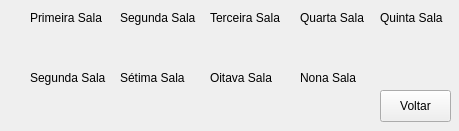
<?xml version="1.0" encoding="UTF-8"?>
<ui version="4.0">
 <class>diaver</class>
 <widget class="QWidget" name="diaver">
  <property name="geometry">
   <rect>
    <x>0</x>
    <y>0</y>
    <width>459</width>
    <height>131</height>
   </rect>
  </property>
  <property name="windowTitle">
   <string>Form</string>
  </property>
  <widget class="QLabel" name="label_2">
   <property name="geometry">
    <rect>
     <x>210</x>
     <y>10</y>
     <width>81</width>
     <height>16</height>
    </rect>
   </property>
   <property name="text">
    <string>Terceira Sala</string>
   </property>
  </widget>
  <widget class="QLabel" name="label_3">
   <property name="geometry">
    <rect>
     <x>300</x>
     <y>10</y>
     <width>71</width>
     <height>16</height>
    </rect>
   </property>
   <property name="text">
    <string>Quarta Sala</string>
   </property>
  </widget>
  <widget class="QLabel" name="label_4">
   <property name="geometry">
    <rect>
     <x>380</x>
     <y>10</y>
     <width>71</width>
     <height>16</height>
    </rect>
   </property>
   <property name="text">
    <string>Quinta Sala</string>
   </property>
  </widget>
  <widget class="QLabel" name="label_8">
   <property name="geometry">
    <rect>
     <x>210</x>
     <y>70</y>
     <width>71</width>
     <height>16</height>
    </rect>
   </property>
   <property name="text">
    <string>Oitava Sala</string>
   </property>
  </widget>
  <widget class="QLabel" name="label_9">
   <property name="geometry">
    <rect>
     <x>300</x>
     <y>70</y>
     <width>71</width>
     <height>16</height>
    </rect>
   </property>
   <property name="text">
    <string>Nona Sala</string>
   </property>
  </widget>
  <widget class="QLabel" name="label">
   <property name="geometry">
    <rect>
     <x>30</x>
     <y>10</y>
     <width>81</width>
     <height>16</height>
    </rect>
   </property>
   <property name="text">
    <string>Primeira Sala</string>
   </property>
  </widget>
  <widget class="QLabel" name="label_5">
   <property name="geometry">
    <rect>
     <x>30</x>
     <y>70</y>
     <width>81</width>
     <height>16</height>
    </rect>
   </property>
   <property name="text">
    <string>Segunda Sala</string>
   </property>
  </widget>
  <widget class="QLabel" name="label_6">
   <property name="geometry">
    <rect>
     <x>120</x>
     <y>10</y>
     <width>81</width>
     <height>16</height>
    </rect>
   </property>
   <property name="text">
    <string>Segunda Sala</string>
   </property>
  </widget>
  <widget class="QLabel" name="label_7">
   <property name="geometry">
    <rect>
     <x>120</x>
     <y>70</y>
     <width>71</width>
     <height>16</height>
    </rect>
   </property>
   <property name="text">
    <string>Sétima Sala</string>
   </property>
  </widget>
  <widget class="QLabel" name="label_10">
   <property name="geometry">
    <rect>
     <x>40</x>
     <y>40</y>
     <width>57</width>
     <height>16</height>
    </rect>
   </property>
   <property name="text">
    <string/>
   </property>
  </widget>
  <widget class="QLabel" name="label_11">
   <property name="geometry">
    <rect>
     <x>120</x>
     <y>40</y>
     <width>57</width>
     <height>16</height>
    </rect>
   </property>
   <property name="text">
    <string/>
   </property>
  </widget>
  <widget class="QLabel" name="label_12">
   <property name="geometry">
    <rect>
     <x>210</x>
     <y>40</y>
     <width>57</width>
     <height>16</height>
    </rect>
   </property>
   <property name="text">
    <string/>
   </property>
  </widget>
  <widget class="QLabel" name="label_13">
   <property name="geometry">
    <rect>
     <x>300</x>
     <y>40</y>
     <width>57</width>
     <height>16</height>
    </rect>
   </property>
   <property name="text">
    <string/>
   </property>
  </widget>
  <widget class="QLabel" name="label_14">
   <property name="geometry">
    <rect>
     <x>380</x>
     <y>40</y>
     <width>57</width>
     <height>16</height>
    </rect>
   </property>
   <property name="text">
    <string/>
   </property>
  </widget>
  <widget class="QLabel" name="label_15">
   <property name="geometry">
    <rect>
     <x>40</x>
     <y>100</y>
     <width>57</width>
     <height>16</height>
    </rect>
   </property>
   <property name="text">
    <string/>
   </property>
  </widget>
  <widget class="QLabel" name="label_16">
   <property name="geometry">
    <rect>
     <x>120</x>
     <y>100</y>
     <width>57</width>
     <height>16</height>
    </rect>
   </property>
   <property name="text">
    <string/>
   </property>
  </widget>
  <widget class="QLabel" name="label_17">
   <property name="geometry">
    <rect>
     <x>210</x>
     <y>100</y>
     <width>57</width>
     <height>16</height>
    </rect>
   </property>
   <property name="text">
    <string/>
   </property>
  </widget>
  <widget class="QLabel" name="label_18">
   <property name="geometry">
    <rect>
     <x>300</x>
     <y>100</y>
     <width>57</width>
     <height>16</height>
    </rect>
   </property>
   <property name="text">
    <string/>
   </property>
  </widget>
  <widget class="QPushButton" name="pushButton">
   <property name="geometry">
    <rect>
     <x>380</x>
     <y>90</y>
     <width>71</width>
     <height>32</height>
    </rect>
   </property>
   <property name="text">
    <string>Voltar</string>
   </property>
  </widget>
 </widget>
 <resources/>
 <connections/>
</ui>
